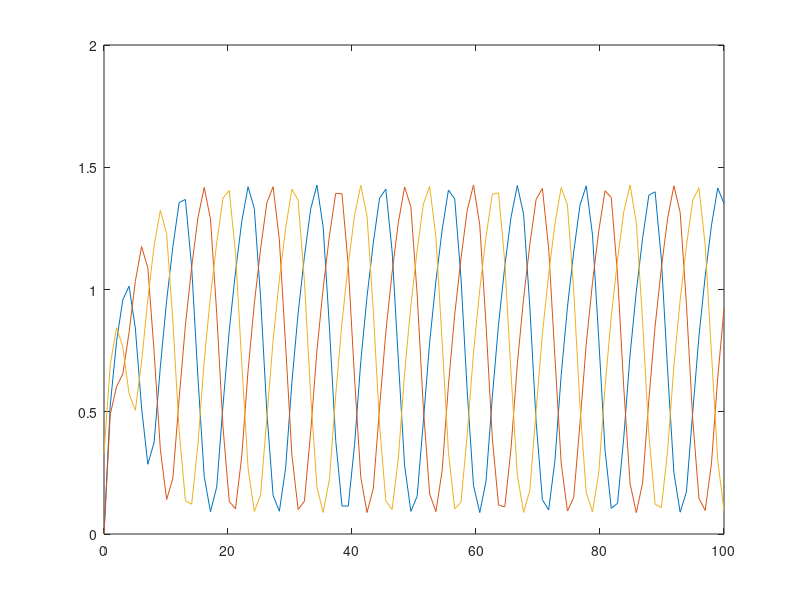

The MATLAB script that drew this image:
% This file works with OCTAVE and is automatically generated with 
% the System Biology Format Converter (http://sbfc.sourceforge.net/)
% from an SBML file.
% To run this file with Matlab you must edit the comments providing
% the definition of the ode solver and the signature for the 
% xdot function.
%
% The conversion system has the following limitations:
%  - You may have to re order some reactions and Assignment Rules definition
%  - Delays are not taken into account
%  - You should change the lsode parameters (start, end, steps) to get better results
%

%
% Model name = Kim2011_Oscillator_SimpleIII
%
% is http://identifiers.org/biomodels.db/MODEL1012090001
% is http://identifiers.org/biomodels.db/BIOMD0000000323
% isDescribedBy http://identifiers.org/pubmed/21283141
%


function main()
%Initial conditions vector
	x0=zeros(3,1);
	x0(1) = 0.0;
	x0(2) = 0.0;
	x0(3) = 0.33;


% Depending on whether you are using Octave or Matlab,
% you should comment / uncomment one of the following blocks.
% This should also be done for the definition of the function f below.
% Start Matlab code
%	tspan=[0:0.01:100];
%	opts = odeset('AbsTol',1e-3);
%	[t,x]=ode23tb(@f,tspan,x0,opts);
% End Matlab code

% Start Octave code
	t=linspace(0,100,100);
	x=lsode('f',x0,t);
% End Octave code


	plot(t,x);
end



% Depending on whether you are using Octave or Matlab,
% you should comment / uncomment one of the following blocks.
% This should also be done for the definition of the function f below.
% Start Matlab code
%function xdot=f(t,x)
% End Matlab code

% Start Octave code
function xdot=f(x,t)
% End Octave code

% Compartment: id = compartment_1, name = compartment, constant
	compartment_compartment_1=1.0;
% Parameter:   id =  parameter_1, name = alpha
	global_par_parameter_1=1.0;
% Parameter:   id =  parameter_2, name = beta
	global_par_parameter_2=0.3;
% Parameter:   id =  parameter_3, name = n
	global_par_parameter_3=5.0;

% Reaction: id = reaction_1, name = reaction1	% Local Parameter:   id =  Shalve, name = Shalve
	reaction_reaction_1_Shalve=1.0;

	reaction_reaction_1=compartment_compartment_1*function_1(global_par_parameter_1, reaction_reaction_1_Shalve, global_par_parameter_3, x(1));

% Reaction: id = reaction_2, name = reaction2	% Local Parameter:   id =  Shalve, name = Shalve
	reaction_reaction_2_Shalve=1.0;

	reaction_reaction_2=compartment_compartment_1*function_1(global_par_parameter_1, reaction_reaction_2_Shalve, global_par_parameter_3, x(2));

% Reaction: id = reaction_3, name = reaction3	% Local Parameter:   id =  Shalve, name = Shalve
	reaction_reaction_3_Shalve=1.0;

	reaction_reaction_3=compartment_compartment_1*function_1(global_par_parameter_1, reaction_reaction_3_Shalve, global_par_parameter_3, x(3));

% Reaction: id = reaction_4, name = reaction4
	reaction_reaction_4=compartment_compartment_1*function_3(x(1), global_par_parameter_2);

% Reaction: id = reaction_5, name = reaction5
	reaction_reaction_5=compartment_compartment_1*function_3(x(2), global_par_parameter_2);

% Reaction: id = reaction_6, name = reaction6
	reaction_reaction_6=compartment_compartment_1*function_3(x(3), global_par_parameter_2);

	xdot=zeros(3,1);
	
% Species:   id = species_1, name = x1, affected by kineticLaw
	xdot(1) = (1/(compartment_compartment_1))*((-1.0 * reaction_reaction_1) + ( 1.0 * reaction_reaction_1) + ( 1.0 * reaction_reaction_2) + (-1.0 * reaction_reaction_4));
	
% Species:   id = species_2, name = x2, affected by kineticLaw
	xdot(2) = (1/(compartment_compartment_1))*((-1.0 * reaction_reaction_2) + ( 1.0 * reaction_reaction_2) + ( 1.0 * reaction_reaction_3) + (-1.0 * reaction_reaction_5));
	
% Species:   id = species_3, name = x3, affected by kineticLaw
	xdot(3) = (1/(compartment_compartment_1))*(( 1.0 * reaction_reaction_1) + (-1.0 * reaction_reaction_3) + ( 1.0 * reaction_reaction_3) + (-1.0 * reaction_reaction_6));
end

function z=function_1(V,Shalve,h,substrate), z=(V/(Shalve^h+substrate^h));end

function z=function_3(x,beta), z=(x/beta/(1+x/beta));end

% adding few functions representing operators used in SBML but not present directly 
% in either matlab or octave. 
function z=pow(x,y),z=x^y;end
function z=root(x,y),z=y^(1/x);end
function z = piecewise(varargin)
	numArgs = nargin;
	result = 0;
	foundResult = 0;
	for k=1:2: numArgs-1
		if varargin{k+1} == 1
			result = varargin{k};
			foundResult = 1;
			break;
		end
	end
	if foundResult == 0
		result = varargin{numArgs};
	end
	z = result;
end


